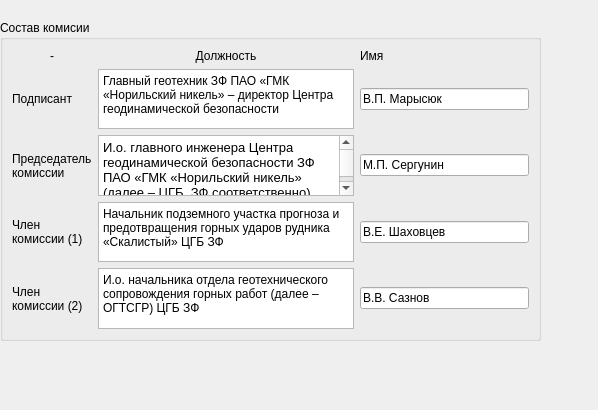
<?xml version="1.0" encoding="UTF-8"?>
<ui version="4.0">
 <class>Form</class>
 <widget class="QWidget" name="Form">
  <property name="geometry">
   <rect>
    <x>0</x>
    <y>0</y>
    <width>598</width>
    <height>410</height>
   </rect>
  </property>
  <property name="windowTitle">
   <string>Form</string>
  </property>
  <widget class="QGroupBox" name="groupBox">
   <property name="geometry">
    <rect>
     <x>0</x>
     <y>20</y>
     <width>541</width>
     <height>321</height>
    </rect>
   </property>
   <property name="autoFillBackground">
    <bool>false</bool>
   </property>
   <property name="title">
    <string>Состав комисии</string>
   </property>
   <layout class="QVBoxLayout" name="verticalLayout">
    <item>
     <layout class="QGridLayout" name="gridLayout">
      <item row="4" column="0">
       <widget class="QLabel" name="label_4">
        <property name="text">
         <string>Член
комиссии (2)</string>
        </property>
        <property name="textFormat">
         <enum>Qt::AutoText</enum>
        </property>
        <property name="scaledContents">
         <bool>false</bool>
        </property>
        <property name="wordWrap">
         <bool>false</bool>
        </property>
       </widget>
      </item>
      <item row="3" column="0">
       <widget class="QLabel" name="label_3">
        <property name="text">
         <string>Член
комиссии (1)</string>
        </property>
       </widget>
      </item>
      <item row="1" column="0">
       <widget class="QLabel" name="label">
        <property name="text">
         <string>Подписант</string>
        </property>
       </widget>
      </item>
      <item row="0" column="1">
       <widget class="QLabel" name="label_7">
        <property name="text">
         <string>Должность</string>
        </property>
        <property name="alignment">
         <set>Qt::AlignCenter</set>
        </property>
       </widget>
      </item>
      <item row="0" column="0">
       <widget class="QLabel" name="label_6">
        <property name="text">
         <string>-</string>
        </property>
        <property name="alignment">
         <set>Qt::AlignCenter</set>
        </property>
       </widget>
      </item>
      <item row="2" column="0">
       <widget class="QLabel" name="label_2">
        <property name="text">
         <string>Председатель
комиссии</string>
        </property>
       </widget>
      </item>
      <item row="0" column="2">
       <widget class="QLabel" name="label_8">
        <property name="text">
         <string>Имя</string>
        </property>
       </widget>
      </item>
      <item row="1" column="2">
       <widget class="QLineEdit" name="lineEdit_5">
        <property name="text">
         <string>В.П. Марысюк</string>
        </property>
       </widget>
      </item>
      <item row="1" column="1">
       <widget class="QTextEdit" name="textEdit">
        <property name="html">
         <string>&lt;!DOCTYPE HTML PUBLIC &quot;-//W3C//DTD HTML 4.0//EN&quot; &quot;http://www.w3.org/TR/REC-html40/strict.dtd&quot;&gt;
&lt;html&gt;&lt;head&gt;&lt;meta name=&quot;qrichtext&quot; content=&quot;1&quot; /&gt;&lt;style type=&quot;text/css&quot;&gt;
p, li { white-space: pre-wrap; }
&lt;/style&gt;&lt;/head&gt;&lt;body style=&quot; font-family:'MS Shell Dlg 2'; font-size:8.25pt; font-weight:400; font-style:normal;&quot;&gt;
&lt;p style=&quot; margin-top:12px; margin-bottom:12px; margin-left:0px; margin-right:0px; -qt-block-indent:0; text-indent:0px;&quot;&gt;&lt;span style=&quot; font-family:'Tahoma,sans-serif'; font-size:9pt; color:#000000;&quot;&gt;Главный геотехник ЗФ ПАО «ГМК «Норильский никель» – директор Центра геодинамической безопасности&lt;/span&gt;&lt;span style=&quot; font-family:'Tahoma,sans-serif'; font-size:9pt; color:#ff0000;&quot;&gt;  &lt;/span&gt;&lt;span style=&quot; font-family:'Segoe UI'; font-size:9pt;&quot;&gt; &lt;/span&gt;&lt;/p&gt;&lt;/body&gt;&lt;/html&gt;</string>
        </property>
       </widget>
      </item>
      <item row="2" column="1">
       <widget class="QTextEdit" name="textEdit_4">
        <property name="html">
         <string>&lt;!DOCTYPE HTML PUBLIC &quot;-//W3C//DTD HTML 4.0//EN&quot; &quot;http://www.w3.org/TR/REC-html40/strict.dtd&quot;&gt;
&lt;html&gt;&lt;head&gt;&lt;meta name=&quot;qrichtext&quot; content=&quot;1&quot; /&gt;&lt;style type=&quot;text/css&quot;&gt;
p, li { white-space: pre-wrap; }
&lt;/style&gt;&lt;/head&gt;&lt;body style=&quot; font-family:'MS Shell Dlg 2'; font-size:8.25pt; font-weight:400; font-style:normal;&quot;&gt;
&lt;p style=&quot; margin-top:0px; margin-bottom:0px; margin-left:0px; margin-right:0px; -qt-block-indent:0; text-indent:0px;&quot;&gt;&lt;span style=&quot; font-family:'Tahoma,sans-serif'; font-size:10pt; color:#000000;&quot;&gt;И.о. главного инженера Центра геодинамической безопасности ЗФ ПАО «ГМК «Норильский никель» (далее – ЦГБ, ЗФ соответственно)&lt;/span&gt;&lt;/p&gt;&lt;/body&gt;&lt;/html&gt;</string>
        </property>
       </widget>
      </item>
      <item row="3" column="1">
       <widget class="QTextEdit" name="textEdit_3">
        <property name="html">
         <string>&lt;!DOCTYPE HTML PUBLIC &quot;-//W3C//DTD HTML 4.0//EN&quot; &quot;http://www.w3.org/TR/REC-html40/strict.dtd&quot;&gt;
&lt;html&gt;&lt;head&gt;&lt;meta name=&quot;qrichtext&quot; content=&quot;1&quot; /&gt;&lt;style type=&quot;text/css&quot;&gt;
p, li { white-space: pre-wrap; }
&lt;/style&gt;&lt;/head&gt;&lt;body style=&quot; font-family:'MS Shell Dlg 2'; font-size:8.25pt; font-weight:400; font-style:normal;&quot;&gt;
&lt;p style=&quot; margin-top:12px; margin-bottom:12px; margin-left:0px; margin-right:0px; -qt-block-indent:0; text-indent:0px;&quot;&gt;&lt;span style=&quot; font-family:'Tahoma,sans-serif'; font-size:9pt; color:#000000;&quot;&gt;Начальник подземного участка прогноза и предотвращения горных ударов рудника «Скалистый» ЦГБ ЗФ &lt;/span&gt;&lt;/p&gt;&lt;/body&gt;&lt;/html&gt;</string>
        </property>
       </widget>
      </item>
      <item row="4" column="1">
       <widget class="QTextEdit" name="textEdit_2">
        <property name="html">
         <string>&lt;!DOCTYPE HTML PUBLIC &quot;-//W3C//DTD HTML 4.0//EN&quot; &quot;http://www.w3.org/TR/REC-html40/strict.dtd&quot;&gt;
&lt;html&gt;&lt;head&gt;&lt;meta name=&quot;qrichtext&quot; content=&quot;1&quot; /&gt;&lt;style type=&quot;text/css&quot;&gt;
p, li { white-space: pre-wrap; }
&lt;/style&gt;&lt;/head&gt;&lt;body style=&quot; font-family:'MS Shell Dlg 2'; font-size:8.25pt; font-weight:400; font-style:normal;&quot;&gt;
&lt;p style=&quot; margin-top:0px; margin-bottom:0px; margin-left:0px; margin-right:0px; -qt-block-indent:0; text-indent:0px;&quot;&gt;&lt;span style=&quot; font-family:'Tahoma,sans-serif'; font-size:9pt; color:#000000;&quot;&gt;И.о. начальника отдела геотехнического сопровождения горных работ (далее – ОГТСГР) ЦГБ ЗФ&lt;/span&gt;&lt;/p&gt;&lt;/body&gt;&lt;/html&gt;</string>
        </property>
       </widget>
      </item>
      <item row="2" column="2">
       <widget class="QLineEdit" name="lineEdit_6">
        <property name="text">
         <string>М.П. Сергунин</string>
        </property>
       </widget>
      </item>
      <item row="3" column="2">
       <widget class="QLineEdit" name="lineEdit_7">
        <property name="text">
         <string>В.Е. Шаховцев</string>
        </property>
       </widget>
      </item>
      <item row="4" column="2">
       <widget class="QLineEdit" name="lineEdit_8">
        <property name="text">
         <string>В.В. Сазнов</string>
        </property>
       </widget>
      </item>
     </layout>
    </item>
   </layout>
  </widget>
 </widget>
 <resources/>
 <connections/>
</ui>
